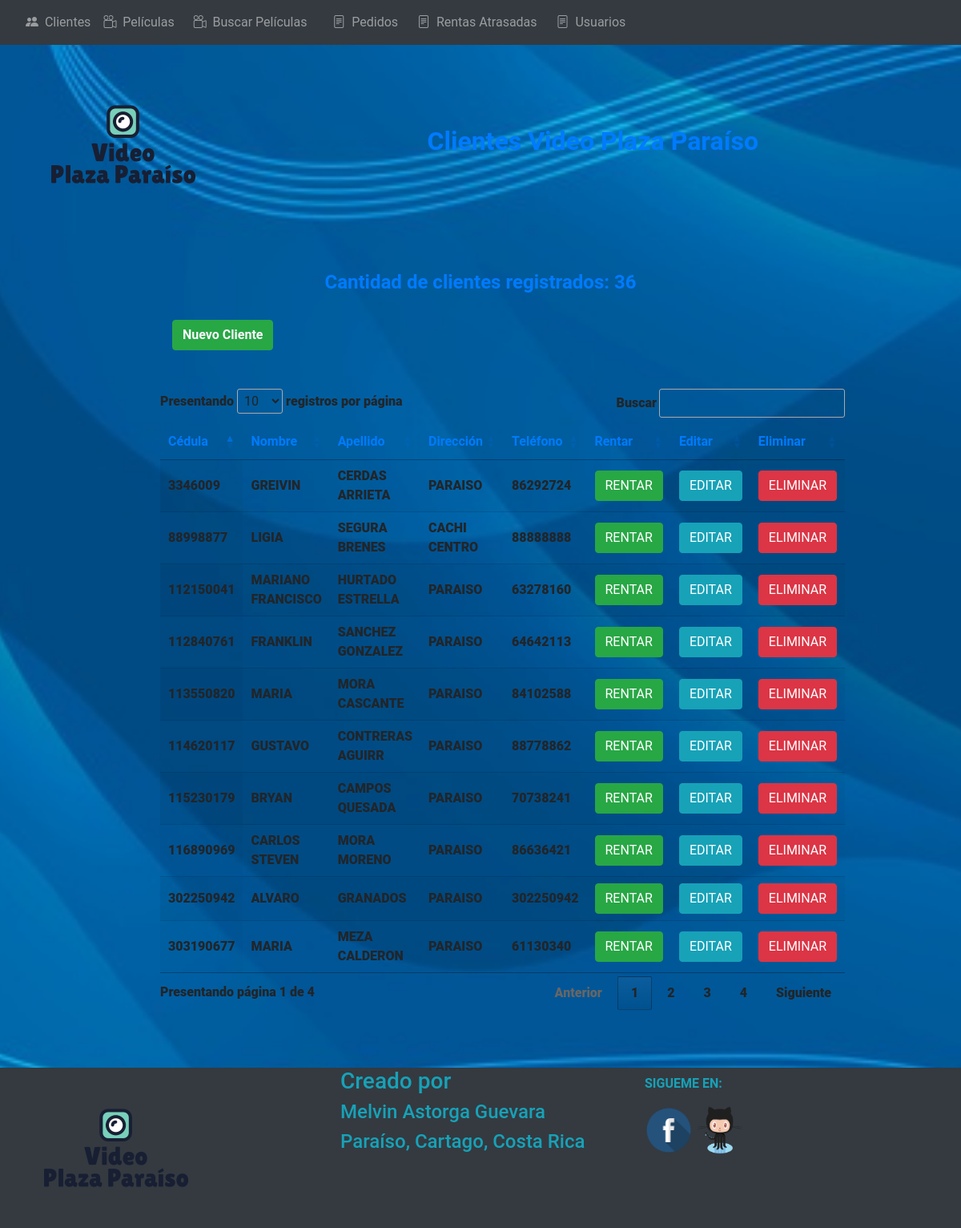
The page /clientes.php on the database its author committed.
### tables this page shows
CREATE TABLE `customer` (
  `customer_id` int(11) NOT NULL AUTO_INCREMENT,
  `number_doc` varchar(50) DEFAULT NULL,
  `customer_name` varchar(50) DEFAULT NULL,
  `lastname` varchar(50) DEFAULT NULL,
  `address` varchar(50) DEFAULT NULL,
  `phone` varchar(50) DEFAULT NULL,
  `active` int(11) DEFAULT NULL,
  PRIMARY KEY (`customer_id`),
  UNIQUE KEY `number_doc` (`number_doc`)
);

### clientes.php (the view, shortened to what this page needs)
<!DOCTYPE html>
<html lang="en">
<head>
    <link rel="stylesheet" href="https://maxcdn.bootstrapcdn.com/bootstrap/4.0.0/css/bootstrap.min.css">
    <link rel="stylesheet" href="https://maxcdn.bootstrapcdn.com/bootstrap/4.0.0/css/bootstrap.min.css">
  <link rel="stylesheet" href="https://use.fontawesome.com/releases/v5.0.8/css/solid.css">
  <link rel="stylesheet" type="text/css" href="css/background.css">
  <link rel="stylesheet" type="text/css" href="css/toastr.min.css">
  <link rel="stylesheet" href="https://cdn.jsdelivr.net/npm/bootstrap-icons@1.3.0/font/bootstrap-icons.css">
  <link rel="stylesheet" type="text/css" href="https://cdn.datatables.net/1.10.19/css/jquery.dataTables.min.css">
  <link rel="stylesheet" type="text/css" href="https://cdnjs.cloudflare.com/ajax/libs/font-awesome/5.15.2/css/all.min.css">
  <link rel="stylesheet" type="text/css" href="css/app.css">
</head>
<?php
    include("connection.php");
  $result = mysqli_query($connection, "SELECT COUNT(*) AS count FROM customer where active = 1");
  $row = mysqli_fetch_array($result);
  $count_customers = $row['count'];
?>
<div class="container p-4">
  <div class="row">
    <div class="col-md-3">
      <img src="img/logo_video.png">
    </div>
    <div class="col-md-9 contenedor">
    <h2 align="center" class="text-primary"><b>Clientes Video Plaza Paraíso<b></h2>
    </div>
  </div>
</div>
<div class="container" style="width: 800px; margin-top: 10px;">
    <br>
    <h4 align="center" class="text-primary"><b>Cantidad de clientes registrados: <?php echo $count_customers; ?><b></h4>
    <br>
    <a  class="btn btn-success text-light" data-toggle="modal" data-target="#modal_new_customer" id="newCustomer"><b>Nuevo Cliente</b></a><br><br>
    <br>
    <div class="row">
             <table id="example" class="display" style="width:100%">
        <thead>
            <tr>
                <th class="text-primary">Cédula</th>
                <th class="text-primary">Nombre</th>
                <th class="text-primary">Apellido</th>
                <th class="text-primary">Dirección</th>
                <th class="text-primary">Teléfono</th>
                <th class="text-primary">Rentar</th>
                <th class="text-primary">Editar</th>
                <th class="text-primary">Eliminar</th>
            </tr>
        </thead>
        <tbody>
        	<?php
                  $query ="SELECT * FROM customer where active = 1";
                  $sql = mysqli_query($connection,$query);
                  while($row = mysqli_fetch_array($sql))
                  {
        	?>
            <tr>
                <td><?php echo $row["number_doc"];?></td>
                <td><?php echo $row["customer_name"];?></td>
                <td><?php echo $row["lastname"];?></td>
                <td><?php echo $row["address"];?></td>
                <td><?php echo $row["phone"];?></td>
                <td><a class="btn btn-success" href="renta.php?customer_id=<?php echo $row['customer_id']; ?>&customer_name=<?php echo $row['customer_name'];?>&lastname=<?php echo $row['lastname'];?>"> RENTAR</a> </td>
                <td><a href="update_customer1.php?customer_id=<?php echo $row['customer_id']; ?>&number_doc=<?php echo $row['number_doc'];?>&customer_name=<?php echo $row['customer_name'];?>&lastname=<?php echo $row['lastname'];?>&address=<?php echo $row['address'];?>&phone=<?php echo $row['phone'];?>" class="btn btn-info"  data-target="#modal_update_customer">EDITAR</a> </td>
                <td><a href="delete_customer.php?customer_id=<?php echo $row['customer_id'];?>" class="btn btn-danger" onClick="return confirm('¿Seguro que quiere eliminar al cliente?')">ELIMINAR</a></td>
            </tr>
            <?php } ?>
        </tbody>
    </table>
		</div>
	</div>
<br><br><br>
<body>
</body>
</html>

### css/background.css (style rules this page uses)
body { font-family: 'Roboto', sans-serif; background: url(img/loginBackground.jpg) no-repeat center center fixed; background-size: cover; }

### css/app.css (style rules this page uses)
.contenedor { display: flex; justify-content: center; align-items: center; }

### rows shown on the page
customer: number_doc "88998877", customer_name "LIGIA", lastname "SEGURA BRENES", address "CACHI CENTRO", phone "88888888"
customer: number_doc "113550820", customer_name "MARIA", lastname "MORA CASCANTE", address "PARAISO", phone "84102588"
customer: number_doc "114620117", customer_name "GUSTAVO", lastname "CONTRERAS AGUIRR", address "PARAISO", phone "88778862"
customer: number_doc "302250942", customer_name "ALVARO", lastname "GRANADOS", address "PARAISO", phone "302250942"
customer: number_doc "116890969", customer_name "CARLOS STEVEN", lastname "MORA MORENO", address "PARAISO", phone "86636421"
customer: number_doc "112150041", customer_name "MARIANO FRANCISCO", lastname "HURTADO ESTRELLA", address "PARAISO", phone "63278160"
customer: number_doc "3346009", customer_name "GREIVIN", lastname "CERDAS ARRIETA", address "PARAISO", phone "86292724"
customer: number_doc "303190677", customer_name "MARIA", lastname "MEZA CALDERON", address "PARAISO", phone "61130340"
customer: number_doc "112840761", customer_name "FRANKLIN", lastname "SANCHEZ GONZALEZ", address "PARAISO", phone "64642113"
customer: number_doc "115230179", customer_name "BRYAN", lastname "CAMPOS QUESADA", address "PARAISO", phone "70738241"

### other values the page prints
$count_customers "36"
